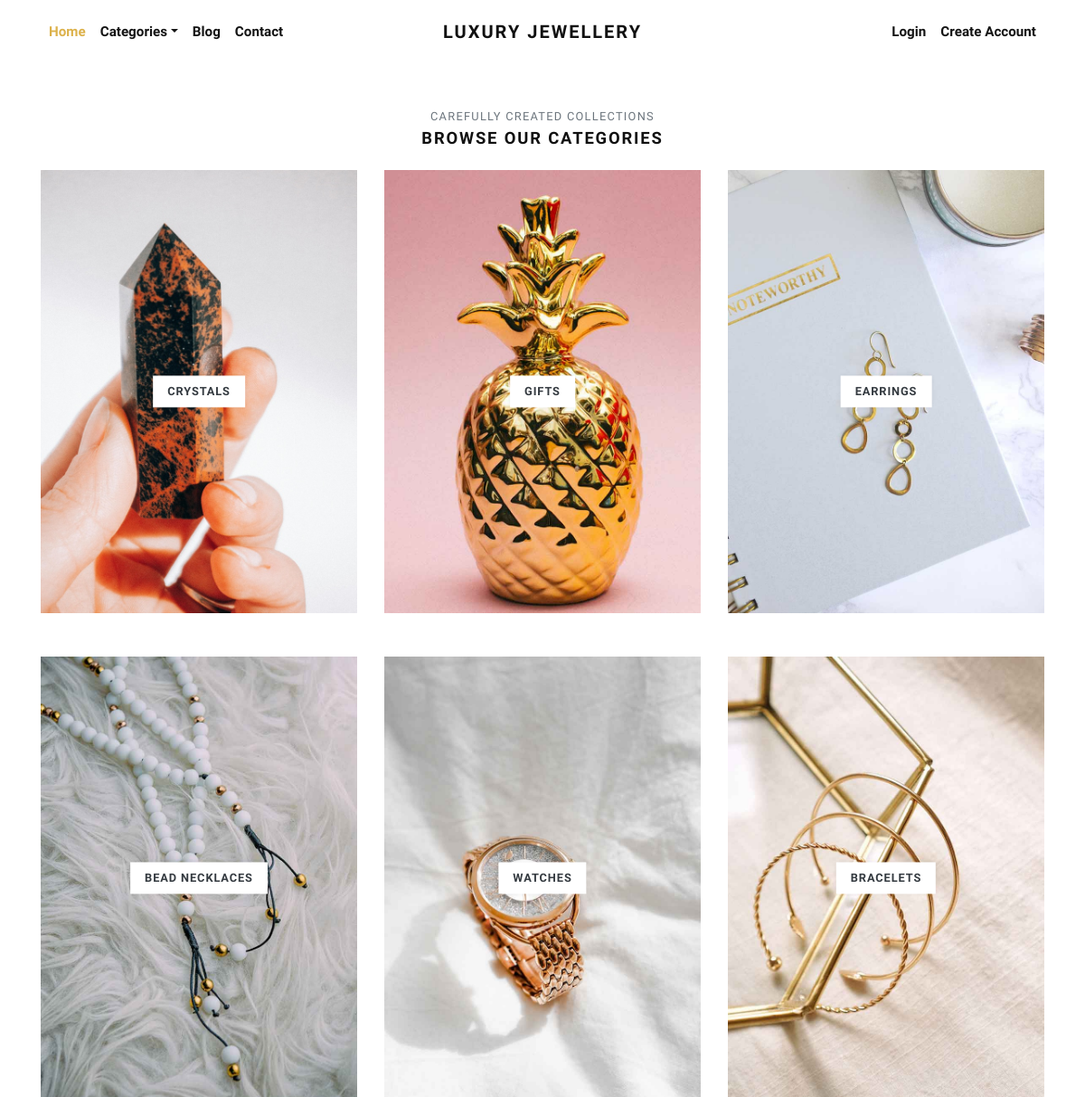
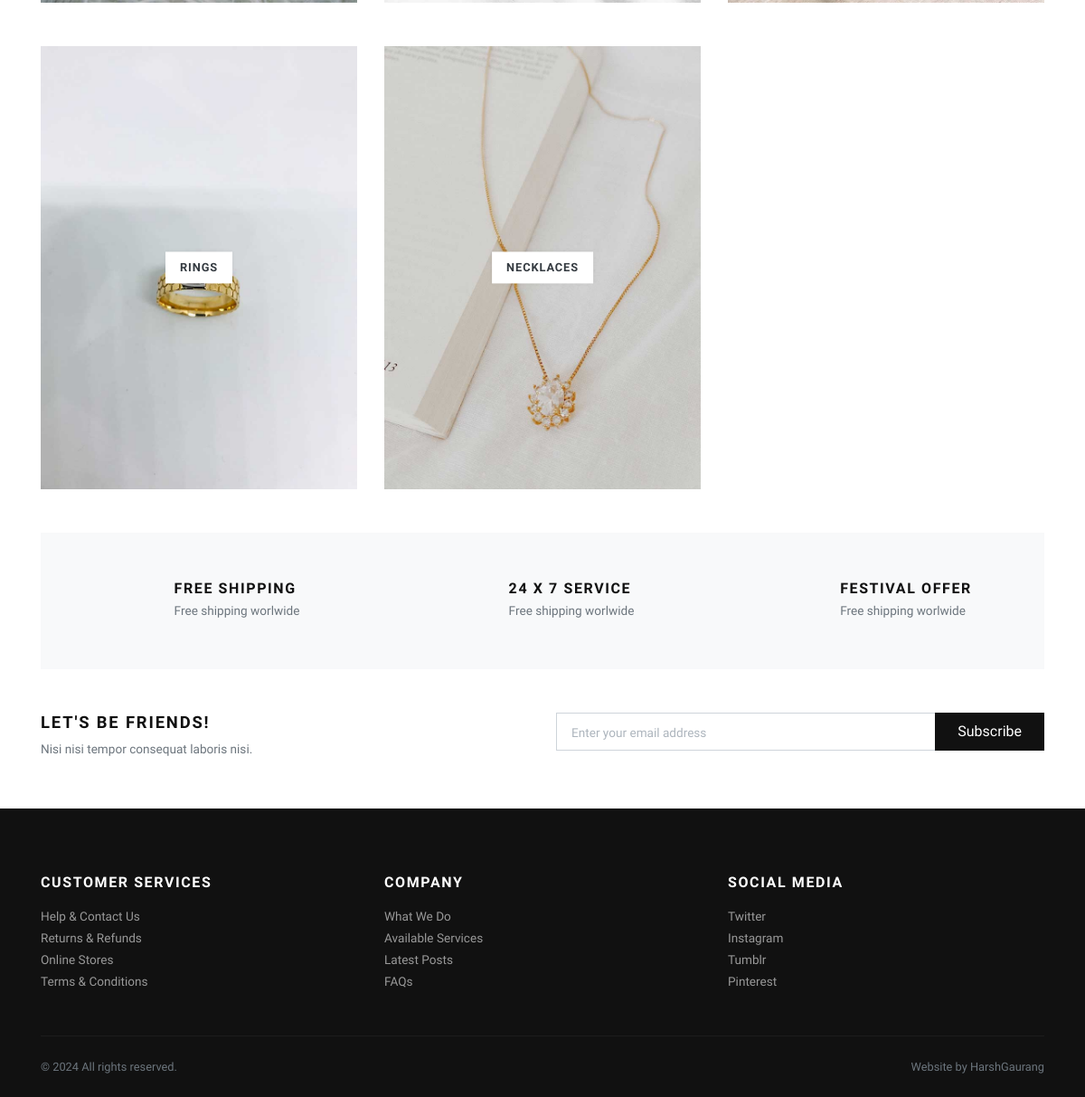
Page /categories/ on the committed database (2 pictures, top to bottom).
### store/models.py (models this page shows, shortened)
class Category(models.Model):
    title = models.CharField(max_length=50, verbose_name="Category Title")
    slug = models.SlugField(max_length=55, verbose_name="Category Slug")
    description = models.TextField(blank=True, verbose_name="Category Description")
    category_image = models.ImageField(upload_to='category', blank=True, null=True, verbose_name="Category Image")
    is_active = models.BooleanField(verbose_name="Is Active?")
    is_featured = models.BooleanField(verbose_name="Is Featured?")
    created_at = models.DateTimeField(auto_now_add=True, verbose_name="Created Date")
    updated_at = models.DateTimeField(auto_now=True, verbose_name="Updated Date")
    class Meta:
        verbose_name_plural = 'Categories'
        ordering = ('-created_at', )

### store/views.py (the view)
# urls.py: path('categories/', views.all_categories, name="all-categories"),
def all_categories(request):
    categories = Category.objects.filter(is_active=True)
    return render(request, 'store/categories.html', {'categories':categories})

### store/context_preprocessors.py (called while the page is built)
def store_menu(request):
    categories = Category.objects.filter(is_active=True)
    context = {
        'categories_menu': categories,
    }
    return context

def cart_menu(request):
    if request.user.is_authenticated:
        cart_items= Cart.objects.filter(user=request.user)
        context = {
            'cart_items': cart_items,
        }
    else:
        context = {}
    return context

### templates/store/categories.html (shortened to what this page needs)
{% extends 'base.html' %}
{% load static %}
      {% block content %}
      <div class="container">
        <section class="pt-5">
          <header class="text-center">
            <p class="small text-muted small text-uppercase mb-1">Carefully created collections</p>
            <h2 class="h5 text-uppercase mb-4">Browse our categories</h2>
          </header>
          <div class="row">
          {% if categories %}
            {% for category in categories %}
              <div class="col-md-4 mb-4 mb-md-5">
                <a class="category-item" href="{% url 'store:category-products' category.slug %}">
                  <strong class="category-item-title">{{ category.title }}</strong>
                </a>
              </div>
            {% endfor %}
          {% endif %}
          </div>
        </section>
        <section class="py-5 bg-light">
          <div class="container">
            <div class="row text-center">
              <div class="col-lg-4 mb-3 mb-lg-0">
                <div class="d-inline-block">
                  <div class="media align-items-end">
                    <svg class="svg-icon svg-icon-big svg-icon-light">
                      <use xlink:href="#delivery-time-1"> </use>
                    </svg>
                    <div class="media-body text-left ml-3">
                      <h6 class="text-uppercase mb-1">Free shipping</h6>
                      <p class="text-small mb-0 text-muted">Free shipping worlwide</p>
                    </div>
                  </div>
                </div>
              </div>
              <div class="col-lg-4 mb-3 mb-lg-0">
                <div class="d-inline-block">
                  <div class="media align-items-end">
                    <svg class="svg-icon svg-icon-big svg-icon-light">
                      <use xlink:href="#helpline-24h-1"> </use>
                    </svg>
                    <div class="media-body text-left ml-3">
                      <h6 class="text-uppercase mb-1">24 x 7 service</h6>
                      <p class="text-small mb-0 text-muted">Free shipping worlwide</p>
                    </div>
                  </div>
                </div>
              </div>
              <div class="col-lg-4">
                <div class="d-inline-block">
                  <div class="media align-items-end">
                    <svg class="svg-icon svg-icon-big svg-icon-light">
                      <use xlink:href="#label-tag-1"> </use>
                    </svg>
                    <div class="media-body text-left ml-3">
                      <h6 class="text-uppercase mb-1">Festival offer</h6>
                      <p class="text-small mb-0 text-muted">Free shipping worlwide</p>
                    </div>
                  </div>
                </div>
              </div>
            </div>
          </div>
        </section>
        <section class="py-5">
          <div class="container p-0">
            <div class="row">
              <div class="col-lg-6 mb-3 mb-lg-0">
                <h5 class="text-uppercase">Let's be friends!</h5>
                <p class="text-small text-muted mb-0">Nisi nisi tempor consequat laboris nisi.</p>
              </div>
              <div class="col-lg-6">
                <form action="#">
                  <div class="input-group flex-column flex-sm-row mb-3">
                    <input class="form-control form-control-lg py-3" type="email" placeholder="Enter your email address" aria-describedby="button-addon2">
                    <div class="input-group-append">
                      <button class="btn btn-dark btn-block" id="button-addon2" type="submit">Subscribe</button>
                    </div>
                  </div>
                </form>
              </div>
            </div>
          </div>
        </section>
      </div>
      {% endblock content %}

### jewelryshop/static/css/style.default.css (style rules this page uses)
.text-small { font-size: 0.85rem !important; }
strong { font-weight: 700; }
.category-item { display: block; position: relative; color: #343a40; transition: all 0.3s; }
.category-item-title { display: inline-block; padding: 0.5rem 1rem; background: #fff; text-transform: uppercase; letter-spacing: 0.07em; position: absolute; top: 50%; left: 50%; -webkit-transform: translate(-50%, -50%); transform: translate(-50%, -50%); box-shadow: 0 0 5px rgba(0, 0, 0, 0.07); font-size: 0.8rem; }
.text-uppercase { text-transform: uppercase; letter-spacing: 0.1em; }
.svg-icon { width: 32px; height: 32px; vertical-align: text-bottom; stroke: currentColor; stroke-width: 3; --layer1: currentColor; --layer2: currentColor; --layer3: currentColor; }
.svg-icon.svg-icon-light { stroke-width: 2; }
.svg-icon-big { width: 48px; height: 48px; }
.btn { font-weight: 400; border: 1px solid transparent; font-family: inherit; padding: 0.375rem 1.5rem; font-size: 1rem; line-height: 1.5; border-radius: 0; transition: color 0.15s ease-in-out, background-color 0.15s ease-in-out, border-color 0.15s ease-in-out, box-shadow 0.15s ease-in-out; }
.btn-dark { color: #fff; background-color: #111111; border-color: #111111; }
body { font-family: "Libre Franklin", sans-serif; font-size: 1rem; font-weight: 400; line-height: 1.5; color: #111111; background-color: #fff; }
a { color: #dcb14a; text-decoration: none; }
h1, h2, h3, h4, h5, h6, .h1, .h2, .h3, .h4, .h5, .h6 { margin-bottom: 0.5rem; font-family: inherit; font-weight: 900; line-height: 1.2; color: inherit; }
h2, .h2 { font-size: 1.9rem; }
h5, .h5 { font-size: 1.15rem; }
h6, .h6 { font-size: 1rem; }
small, .small { font-size: 80%; font-weight: 400; }
.bg-light { background-color: #f8f9fa !important; }
.form-control { padding: 0.375rem 0.75rem; font-size: 1rem; line-height: 1.5; color: #495057; background-color: #fff; border: 1px solid #ced4da; border-radius: 0; transition: border-color 0.15s ease-in-out, box-shadow 0.15s ease-in-out; }
.form-control::placeholder { color: #adb5bd; font-size: 0.85rem; font-weight: 400; }
.form-control-lg { padding: 0.5rem 1rem; font-size: 1rem; line-height: 1.5; border-radius: 0; }

### rows in the picture
Category: title "CRYSTALS"
Category: title "GIFTS"
Category: title "EARRINGS"
Category: title "BEAD NECKLACES"
Category: title "WATCHES"
Category: title "BRACELETS"
Category: title "RINGS"
Category: title "NECKLACES"
